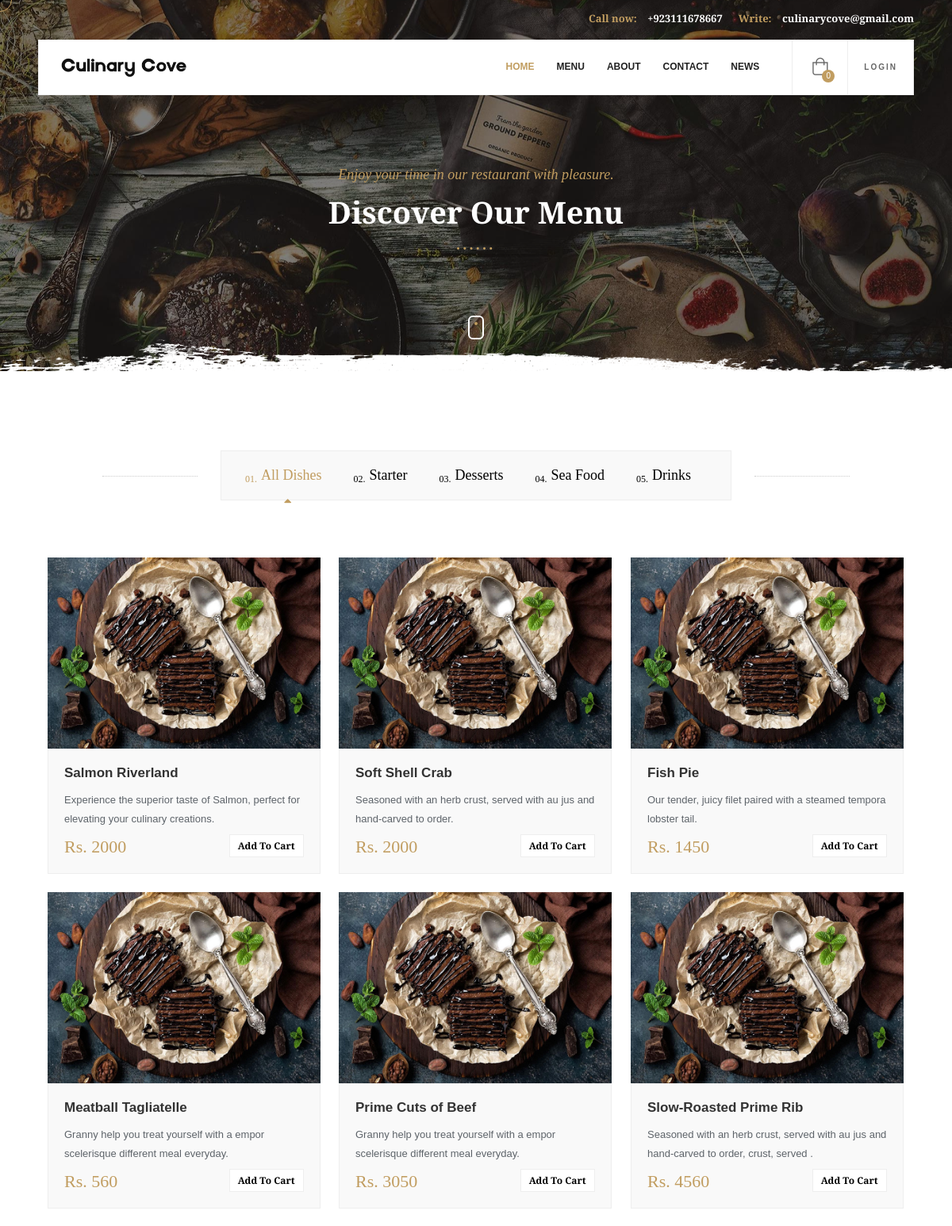
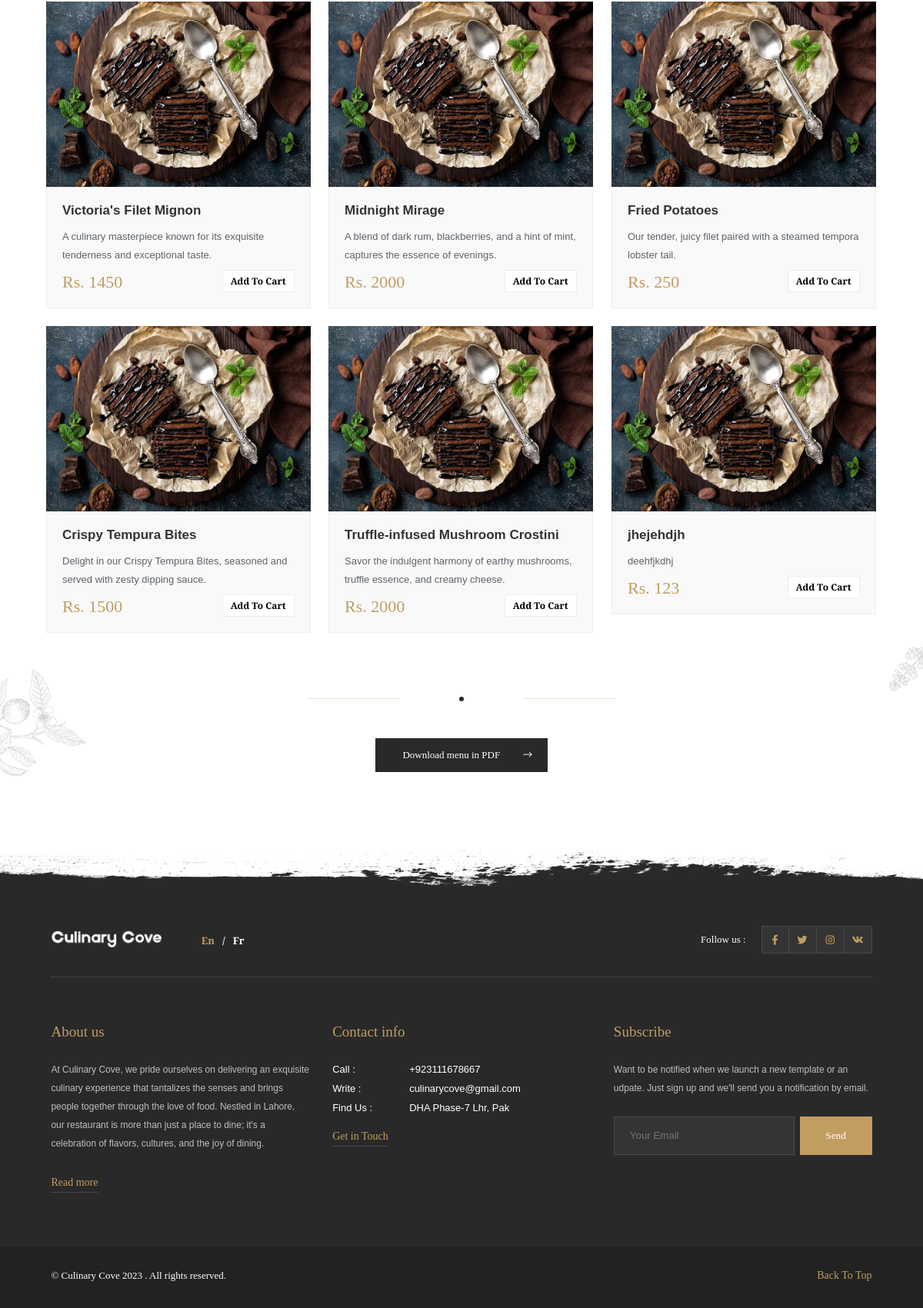
Page /menu.php on the committed database (2 pictures, top to bottom).
### tables this page shows
CREATE TABLE `products` (
  `product_id` int(11) NOT NULL,
  `product_name` varchar(200) NOT NULL,
  `product_price` int(11) NOT NULL,
  `description` varchar(500) NOT NULL,
  `category` varchar(100) NOT NULL
);

### includes/variables.php (called while the page is built)
<?php
$_GLOBAL["TITLE"] = "Culinary Cove";
$_GLOBAL["ADDRESS"] = "DHA Phase-7 Lhr, Pak";
$_GLOBAL["EMAIL"] = "culinarycove@gmail.com";
$_GLOBAL["PHONE"] = "+923111678667";
?>

### menu.php (the view, shortened to what this page needs)
<!DOCTYPE HTML>
<html lang="en">
<head>
        <link type="text/css" rel="stylesheet" href="css/reset.css">
        <link type="text/css" rel="stylesheet" href="css/plugins.css">
        <link type="text/css" rel="stylesheet" href="css/style.css">
        <link type="text/css" rel="stylesheet" href="css/color.css">
    </head>
    <body>
        <div id="main">
            <?php include 'includes/header.php'; ?>
            <div id="wrapper">
                <div class="content">
                    <section class="parallax-section hero-section hidden-section" data-scrollax-parent="true">
                        <div class="bg par-elem "  data-bg="images/bg/10.jpg" data-scrollax="properties: { translateY: '30%' }"></div>
                        <div class="overlay"></div>
                        <div class="container">
                            <div class="section-title">
                                <h4>Enjoy your time in our restaurant with pleasure.</h4>
                                <h2>Discover Our Menu</h2>
                                <div class="dots-separator fl-wrap"><span></span></div>
                            </div>
                        </div>
                        <div class="hero-section-scroll">
                            <div class="mousey">
                                <div class="scroller"></div>
                            </div>
                        </div>
                        <div class="brush-dec"></div>
                    </section>
                    <section class="hidden-section" data-scrollax-parent="true" id="sec2">
                        <div class="container">
                            <div class="gallery-filters gth">
                                <a href="#" class="gallery-filter gallery-filter-active"  data-filter="*"><span>01.</span>All Dishes</a>
                                <a href="#" class="gallery-filter " data-filter=".starter"><span>02.</span>Starter</a>
                                <a href="#" class="gallery-filter" data-filter=".desserts"><span>03.</span>Desserts</a>
                                <a href="#" class="gallery-filter" data-filter=".seafood"><span>04.</span>Sea Food</a>
                                <a href="#" class="gallery-filter" data-filter=".drinks"><span>05.</span>Drinks</a>
                            </div>
                            <?php
                                $sql = "SELECT * FROM products";
                                $result = $conn->query($sql);
                            ?>
                            <div class="gallery-items grid-big-pad  lightgallery three-column fl-wrap" style="margin-bottom:50px;">
                            <?php
                                if ($result->num_rows > 0) {
                                    while($row = $result->fetch_assoc()) {
                            ?>
                                <div class="gallery-item <?php echo $row['category'];?>">
                                    <div class="grid-item-holder hov_zoom">
                                        <img  src="images/menu/1.jpg" alt="">
                                    </div>
                                    <div class="grid-item-details">
                                        <h3><?php echo $row['product_name'];?></h3>
                                        <p><?php echo $row['description'];?></p>
                                        <div class="grid-item_price">
                                            <span>Rs. <?php echo $row['product_price'];?></span>
                                            <div class="add_cart"><a href="handle-cart.php?id=<?php echo $row['product_id'];?>" style="text-decoration: none">Add To Cart</a></div>
                                        </div>
                                    </div>
                                </div>
                            <?php
                                    }
                                }
                            ?>
                            </div>
                            <div class="bold-separator bold-separator_dark"><span></span></div>
                            <a href="#" class="btn  ">Download menu in PDF<i class="fal fa-long-arrow-right"></i></a>
                        </div>
                        <div class="section-bg">
                            <div class="bg"  data-bg="images/bg/dec/section-bg.png"></div>
                        </div>
                    </section>
                    <div class="brush-dec2 brush-dec_bottom"></div>
                </div>
            <div class="height-emulator fl-wrap"></div>
                <?php include 'includes/footer.php' ?>
            </div>
            <div class="element">
            </div>
        </div>
    </body>
</html>

### includes/header.php (shortened to what this page needs)
<?php
include 'variables.php';
?>
<header class="main-header">
                <div class="header-top">
                    <div class="container">
                        <div class="header-top_contacts"><a href="#"><span>Call now: </span><?php echo $_GLOBAL["PHONE"]; ?></a><a href="#"><span>Write: </span><?php echo $_GLOBAL["EMAIL"] ?></a></div>
                    </div>
                </div>
                <div class="header-inner  fl-wrap">
                    <div class="container">
                        <div class="header-container fl-wrap">
                            <a href="index.php" class="logo-holder"><img src="images/logo1.png" alt=""></a>
                                <a href="login.php" class="show-reserv_button show-rb"><span>Login</span> <i class="fal fa-bookmark"></i></a>
                                <?php
                                    $totalItems = 0;
                                ?>
                            <div class="show-cart sc_btn htact"><i class="fal fa-shopping-bag"></i><span class="show-cart_count"><?php echo $totalItems;?></span><span class="header-tooltip">Your Cart</span></div>
                            <div class="nav-holder main-menu">
                                <nav>
                                    <ul>
                                        <li>
                                            <a href="index.php" class="act-link">Home</a>
                                        </li>
                                        <li>
                                            <a href="menu.php">Menu</a>
                                        </li>
                                        <li><a href="about.php">About</a></li>
                                        <li><a href="contact.php">Contact</a></li>
                                        <li><a href="blog.php">News</a></li>
                                    </ul>
                                </nav>
                            </div>
                        </div>
                    </div>
                </div>
            </header>

### includes/footer.php (shortened to what this page needs)
<?php include 'includes/variables.php'; ?>
                <footer class="fl-wrap dark-bg fixed-footer">
                    <div class="container">
                        <div class="footer-top fl-wrap">
                            <a href="index.php" class="footer-logo"><img src="images/logoo2.png" alt=""></a>
                            <div class="lang-wrap"><a href="#" class="act-lang">En</a><span>/</span><a href="#">Fr</a></div>
                            <div class="footer-social">
                                <span class="footer-social-title">Follow us :</span>
                                <ul>
                                    <li><a href="#" target="_blank"><i class="fab fa-facebook-f"></i></a></li>
                                    <li><a href="#" target="_blank"><i class="fab fa-twitter"></i></a></li>
                                    <li><a href="#" target="_blank"><i class="fab fa-instagram"></i></a></li>
                                    <li><a href="#" target="_blank"><i class="fab fa-vk"></i></a></li>
                                </ul>
                            </div>
                        </div>
                        <div class="footer-widget-wrap fl-wrap">
                            <div class="row">
                                <div class="col-md-4">
                                    <div class="footer-widget">
                                        <div class="footer-widget-title">About us</div>
                                        <div class="footer-widget-content">
                                            <p>
                                            At Culinary Cove, we pride ourselves on delivering an exquisite culinary experience that tantalizes the senses and brings people together through the love of food. Nestled in Lahore, our restaurant is more than just a place to dine; it's a celebration of flavors, cultures, and the joy of dining.
                                            </p>
                                            <a href="about.php" class="footer-widget-content-link">Read more</a>
                                        </div>
                                    </div>
                                </div>
                                <div class="col-md-4">
                                    <div class="footer-widget">
                                        <div class="footer-widget-title">Contact info  </div>
                                        <div class="footer-widget-content">
                                            <div class="footer-contacts footer-box fl-wrap">
                                                <ul>
                                                    <li><span>Call :</span><a href="#"><?php echo $_GLOBAL["PHONE"] ?></a></li>
                                                    <li><span>Write  :</span><a href="#"><?php echo $_GLOBAL["EMAIL"] ?></a></li>
                                                    <li><span>Find Us : </span><a href="#"><?php echo $_GLOBAL["ADDRESS"] ?></a></li>
                                                </ul>
                                            </div>
                                            <a href="contacts.php" class="footer-widget-content-link">Get in Touch</a>
                                        </div>
                                    </div>
                                </div>
                                <div class="col-md-4">
                                    <div class="footer-widget">
                                        <div class="footer-widget-title">Subscribe</div>
                                        <div class="footer-widget-content">
                                            <div class="subcribe-form fl-wrap">
                                                <p>Want to be notified when we launch a new template or an udpate. Just sign up and we'll send you a notification by email.</p>
                                                <form id="subscribe" class="fl-wrap">
                                                    <input class="enteremail" name="email" id="subscribe-email" placeholder="Your Email" spellcheck="false" type="text">
                                                    <button type="submit" id="subscribe-button" class="subscribe-button color-bg">Send </button>
                                                </form>
                                            </div>
                                        </div>
                                    </div>
                                </div>
                            </div>
                        </div>
                        <div class="footer-bottom fl-wrap">
                            <div class="copyright">&#169; Culinary Cove <?php echo date("Y") ?> . All rights reserved. </div>
                            <div class="to-top"><span>Back To Top </span><i class="fal fa-angle-double-up"></i></div>
                        </div>
                    </div>
                </footer>

### css/color.css (style rules this page uses)
.nav-holder nav li a.act-link , .nav-holder nav li a.act-scrlink, .nav-holder nav li a:hover , .th_contacts li:before , .header-cart_wrap_total_item span , .box-widget-content .widget-posts li:before , .clear-cart_button , .section-title h4 , .menu-item-det_price span , .sd_btn:hover , .hero-social li a:hover , .to-top , .dec-icon i , .content-back:after , .work-time h3 , .big-number a:hover , .quote-box i , .dark-bg .dots-separator span:after , .hero-menu-item-price , .hero-menu-item-title h6 span , .hero-menu_header li a:hover , .team-info h4 , .team-info:after , .testimonilas-text:before, .testimonilas-text:after , .testi-item:after , .swiper-slide-active .testi-item .testi-number , .star-rating , .tc-button , .column-wrap-bg-text h3 , .event-carousel-item .event-date , .ec-button , .event-carousel-item:after , .footer-social li a , .footer-widget-title , .footer-contacts li a:hover , .hero-menu_header li:before , .hero-menu_header li.current a , .footer-widget-content-link , .subcribe-form .subscribe-button:hover , .pdf-link:hover , section.parallax-section.hero-section .section-title .dots-separator span:after , .hero-menu-item-img:hover:after , .menu-wrapper-title-item h5 , .scroll-nav li a span , .inline-facts .num , .inline-facts h6:after , .video_section-title h4 , .big_prom:hover span , .ss-slider-cont , .box-media-zoom , .error-wrap .dots-separator span:after , .gallery-filters a.gallery-filter-active , .gallery-filters a:before , .grid-item_price span , .grid-item-details h3 span , .close-reservation-modal , .share-container a:hover , .element-item:after , .header-top_contacts a span , .contact-details li i , .contact-details h4 , .social-widget li a , .category-widget .cat-item li a:hover , .blog-title-opt li a:hover , .pr-tags li a:hover , .post-counter li i , .blog-title-opt:after , .post.fw-post h2 a:hover , .author-social li a , .post-date strong , .shop-header h4 span , .grid-item-details h3 a:hover , .cart-title span , .cart-totals h3 , .total-table tr , .pr-remove i , .hero-menu-item-title h6 a:hover , .menu-single-preice strong , .comment-meta h6 a:hover , .leave-rating label , .comment-numder , .header-top a:hover , .contact-details:after , .contact-details li a:hover , .item-related .post-date.post-price , .item-related h3 a:hover , .cs-content-wrapper h2:after , .cs-content-wrapper h3 , .cs-social li a , .cs-contacts li span , .cs-countdown-item p , .hero-slider_btn , .grid-carousel-title h4 , .carousle-item-number , .grid-carousel-title h3:after , .lang-wrap a.act-lang , .menusb a.back:before , .menusb li i:before , .menusb a.act-link , .pagination a:hover , .menusb a.act-scrlink , .mapzoom-in , .mapzoom-out , .scrollContorl , .element-item.close-icon:after , .lg-actions .lg-next, .lg-actions .lg-prev { color:#C19D60; }
.show-cart_count , .color-bg , .header-cart_wrap_footer a:hover ,.ps__thumb-x,.ps__thumb-y , .show-reserv_button:before , .hero_promo-button a , .btn:hover , .content-inner .cf-inner .inner h2:after , .team-social li a:hover , .tc-pagination .swiper-pagination-bullet.swiper-pagination-bullet-active , .bold-separator:before , .bold-separator:after , .add_cart:hover , .scroller , .nice-select .option.focus,.nice-select .option.selected.focus , .daterangepicker td.active, .daterangepicker td.active:hover , .tags-widget .tagcloud a:hover , .category-widget .cat-item li span , .pagination a.current-page , .irs-slider , .coupon-holder button:hover , .hero-slider-wrap_pagination .swiper-pagination-bullet.swiper-pagination-bullet-active { background:#C19D60; }

### rows in the picture
products: product_name "Salmon Riverland", description "Experience the superior taste of Salmon, perfect for elevating your culinary creations.", product_price "2000"
products: product_name "Soft Shell Crab", description "Seasoned with an herb crust, served with au jus and hand-carved to order.", product_price "2000"
products: product_name "Fish Pie", description "Our tender, juicy filet paired with a steamed tempora lobster tail.", product_price "1450"
products: product_name "Meatball Tagliatelle", description "Granny help you treat yourself with a empor scelerisque different meal everyday.", product_price "560"
products: product_name "Prime Cuts of Beef", description "Granny help you treat yourself with a empor scelerisque different meal everyday.", product_price "3050"
products: product_name "Slow-Roasted Prime Rib", description "Seasoned with an herb crust, served with au jus and hand-carved to order, crust, served .", product_price "4560"
products: product_name "Victoria's Filet Mignon", description "A culinary masterpiece known for its exquisite tenderness and exceptional taste.", product_price "1450"
products: product_name "Midnight Mirage", description "A blend of dark rum, blackberries, and a hint of mint, captures the essence of evenings.", product_price "2000"
products: product_name "Fried Potatoes", description "Our tender, juicy filet paired with a steamed tempora lobster tail.", product_price "250"
products: product_name "Crispy Tempura Bites", description "Delight in our Crispy Tempura Bites, seasoned and served with zesty dipping sauce.", product_price "1500"
products: product_name "Truffle-infused Mushroom Crostini", description "Savor the indulgent harmony of earthy mushrooms, truffle essence, and creamy cheese.", product_price "2000"
products: product_name "jhejehdjh", description "deehfjkdhj", product_price "123"

### other values in the picture
$_GLOBAL["PHONE"] "+923111678667"
$_GLOBAL["EMAIL"] "culinarycove@gmail.com"
$totalItems "0"
$_GLOBAL["ADDRESS"] "DHA Phase-7 Lhr, Pak"
